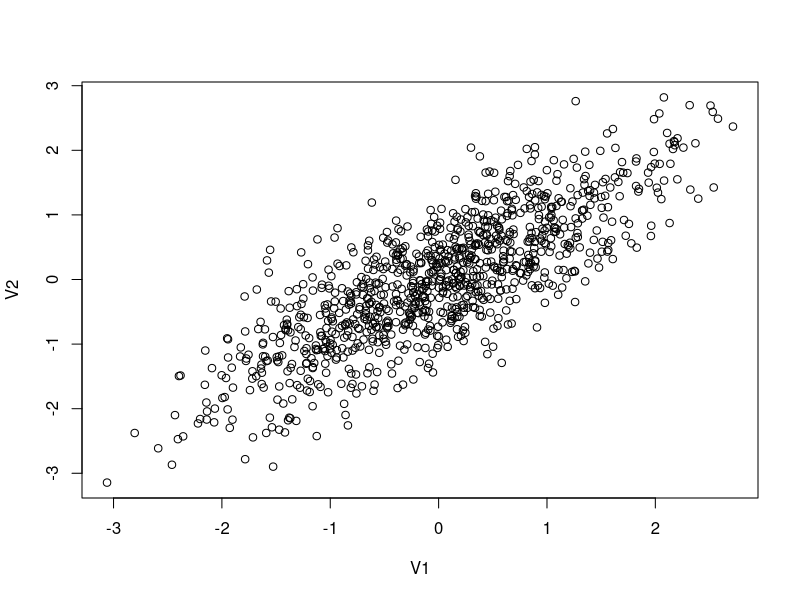

The R source for this figure:
## ---- chunk 1
knitr::opts_chunk$set(echo = TRUE)
## ---- chunk 2
#This is a comment, alone in a chunk. 

## ---- chunk 3
library(MASS)
library(ggplot2)

out <- as.data.frame(mvrnorm(1000, mu = c(0,0), 
                     Sigma = matrix(c(1,0.8,0.8,1), ncol = 2), 
                     empirical = TRUE))
cor(out)
plot(out)

## ---- chunk 4
out$error<-rnorm(1000, mean=0, sd=1)

#The data generating process
B1<-3
B2<-6

out$Y<-out$V1*B1+out$V2*B2+out$error
## ---- chunk 5
View(out)
M1 <- lm(data=out, Y ~ V1 + V2)
summary(M1)
## ---- chunk 6
#plotted<-ggplot(out, aes(V1, y = value, color = variable)) + 
#    geom_point(aes(y = Y, col = "Y")) + 
#    geom_point(aes(y = adjY, col = "adjY"))+
#    geom_smooth(method='lm', aes(y = Y, col = "Y"))+
#    geom_smooth(method='lm', aes(y = adjY, col = "Y"))

#plotted

